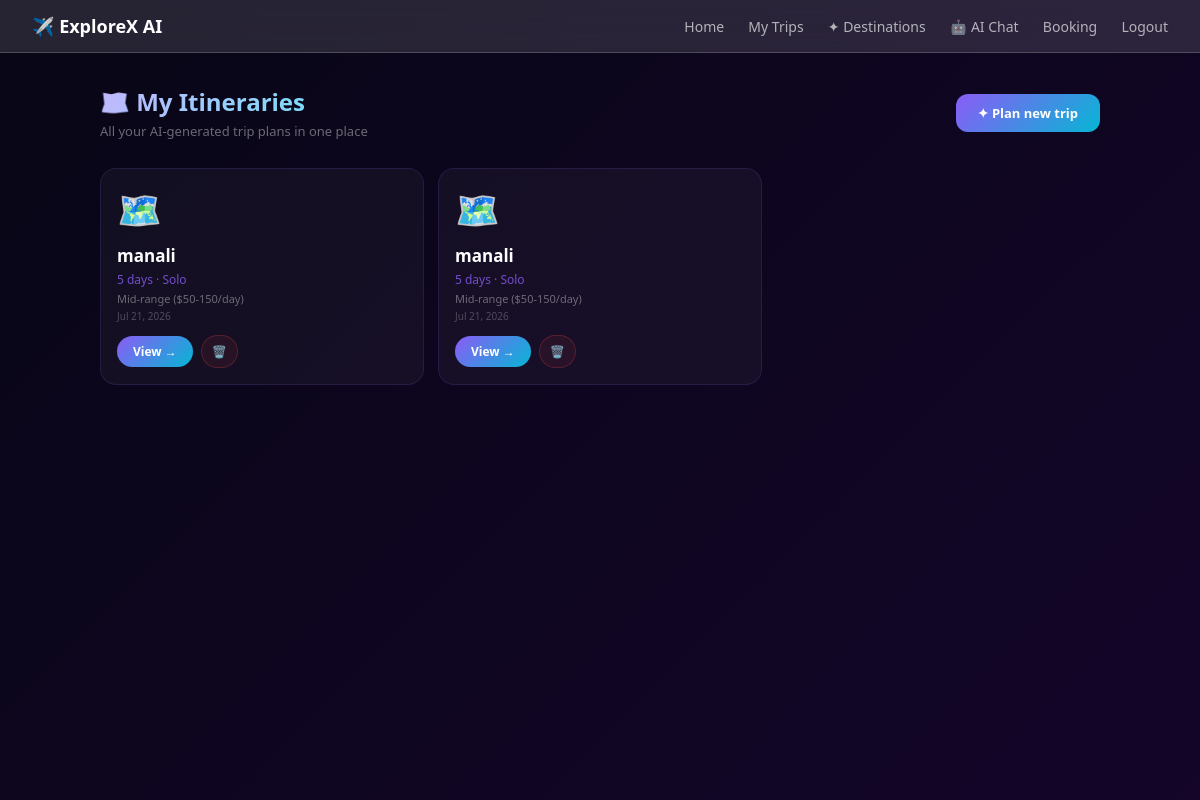
/itinerary/ (signed in), run on the app's committed database.
### itinerary/models.py (models this page shows, shortened)
class Itinerary(models.Model):
    user = models.ForeignKey(settings.AUTH_USER_MODEL, on_delete=models.CASCADE)
    destination = models.CharField(max_length=200)
    start_date = models.DateField()
    duration_days = models.IntegerField()
    travellers = models.CharField(max_length=100)
    budget = models.CharField(max_length=100)
    travel_style = models.CharField(max_length=100)
    interests = models.JSONField(default=list)
    itinerary_data = models.JSONField(default=dict)
    created_at = models.DateTimeField(auto_now_add=True)
    class Meta:
        ordering = ['-created_at']

### itinerary/views.py (the view)
# urls.py: path('', views.itinerary_home, name='home'),
@login_required(login_url='/users/login/')
def itinerary_home(request):
    my_itineraries = Itinerary.objects.filter(user=request.user)
    return render(request, 'itinerary/home.html', {'itineraries': my_itineraries})

### templates/itinerary/home.html (shortened to what this page needs)
{% extends "base.html" %}
{% block content %}
<div class="itin-home">
  <div class="home-header">
    <div>
      <h1>🗺️ My Itineraries</h1>
      <p>All your AI-generated trip plans in one place</p>
    </div>
    <a href="{% url 'itinerary:create' %}" class="btn-new-trip">✦ Plan new trip</a>
  </div>
  {% if itineraries %}
  <div class="itin-grid">
    {% for itin in itineraries %}
    <div class="itin-card">
      <div class="itin-emoji">🗺️</div>
      <div class="itin-dest">{{ itin.destination }}</div>
      <div class="itin-meta">{{ itin.duration_days }} days · {{ itin.travellers }}</div>
      <div class="itin-budget">{{ itin.budget }}</div>
      <div class="itin-date">{{ itin.created_at|date:"M d, Y" }}</div>
      <div class="itin-actions">
        <a href="{% url 'itinerary:detail' itin.pk %}" class="btn-view">View →</a>
        <a href="{% url 'itinerary:delete' itin.pk %}"
           onclick="return confirm('Delete?')" class="btn-del">🗑️</a>
      </div>
    </div>
    {% endfor %}
  </div>
  {% endif %}
</div>
{% endblock %}

### templates/base.html (style rules this page uses)
* { box-sizing:border-box;margin:0;padding:0 }
body { font-family:'Segoe UI',system-ui,sans-serif;min-height:100vh;background:#0f0c29;position:relative;overflow-x:hidden }

### templates/itinerary/home.html (style rules this page uses)
.itin-home { min-height:calc(100vh - 64px);padding:2rem;position:relative }
.itin-home::before { content:'';position:fixed;inset:0;background:linear-gradient(135deg,#080616,#1a0533,#0d1a3a);background-size:300% 300%;animation:bgShift 10s ease infinite;z-index:-1 }
.home-header { display:flex;align-items:center;justify-content:space-between;margin-bottom:1.75rem;max-width:1000px;margin-left:auto;margin-right:auto;animation:slideUp 0.5s ease }
.home-header h1 { font-size:24px;font-weight:800;background:linear-gradient(135deg,#c4b5fd,#67e8f9);-webkit-background-clip:text;-webkit-text-fill-color:transparent;background-clip:text;margin-bottom:4px }
.home-header p { font-size:13px;color:rgba(255,255,255,0.4) }
.btn-new-trip { padding:10px 22px;border-radius:12px;background:linear-gradient(135deg,#8b5cf6,#06b6d4);color:#fff;font-size:13px;font-weight:700;text-decoration:none;transition:transform 0.15s;display:inline-block }
.itin-grid { display:grid;grid-template-columns:repeat(3,1fr);gap:14px;max-width:1000px;margin:0 auto }
.itin-card { background:rgba(255,255,255,0.04);border:1px solid rgba(139,92,246,0.15);border-radius:16px;padding:16px;transition:all 0.25s;animation:popIn 0.4s ease both }
.itin-emoji { font-size:36px;margin-bottom:10px }
.itin-dest { font-size:17px;font-weight:700;color:#fff;margin-bottom:4px }
.itin-meta { font-size:12px;color:rgba(139,92,246,0.8);margin-bottom:3px }
.itin-budget { font-size:11px;color:rgba(255,255,255,0.38);margin-bottom:3px }
.itin-date { font-size:10px;color:rgba(255,255,255,0.25);margin-bottom:12px }
.itin-actions { display:flex;gap:8px;align-items:center }
.btn-view { padding:7px 16px;border-radius:20px;background:linear-gradient(135deg,#8b5cf6,#06b6d4);color:#fff;font-size:12px;font-weight:700;text-decoration:none;transition:transform 0.15s }
.btn-del { padding:7px 10px;border-radius:20px;border:1px solid rgba(239,68,68,0.25);background:rgba(239,68,68,0.08);color:#fca5a5;font-size:12px;text-decoration:none;transition:all 0.2s }

### data on the page
Itinerary: destination "manali", duration_days "5", travellers "Solo", budget "Mid-range ($50-150/day)", created_at "Jul 21, 2026"
Itinerary: destination "manali", duration_days "5", travellers "Solo", budget "Mid-range ($50-150/day)", created_at "Jul 21, 2026"
